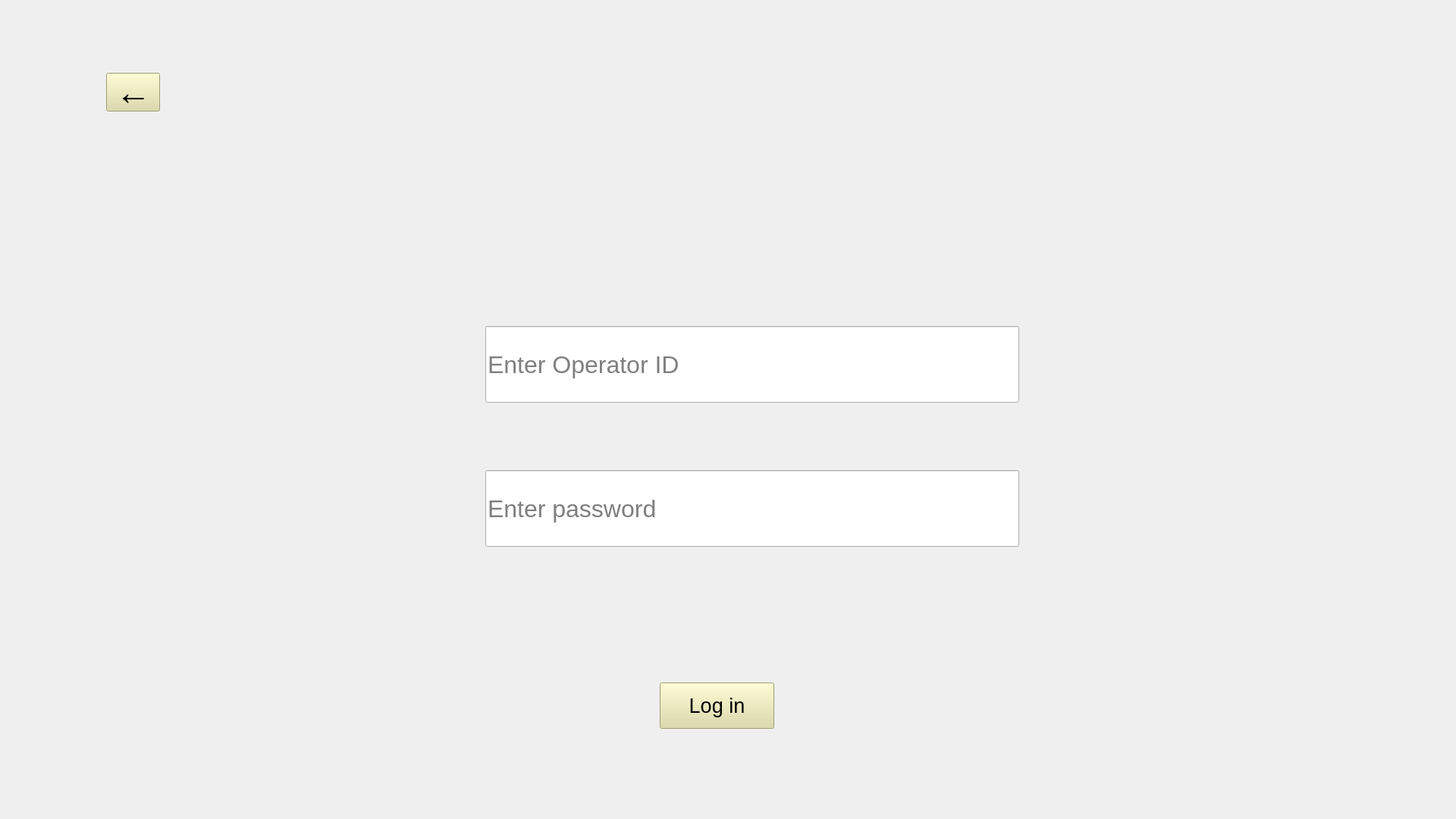
<?xml version="1.0" encoding="UTF-8"?>
<ui version="4.0">
 <class>operator_info</class>
 <widget class="QWidget" name="operator_info">
  <property name="geometry">
   <rect>
    <x>0</x>
    <y>0</y>
    <width>1920</width>
    <height>1080</height>
   </rect>
  </property>
  <property name="sizePolicy">
   <sizepolicy hsizetype="Expanding" vsizetype="Expanding">
    <horstretch>0</horstretch>
    <verstretch>0</verstretch>
   </sizepolicy>
  </property>
  <property name="windowTitle">
   <string>Form</string>
  </property>
  <widget class="QStackedWidget" name="stackedWidget">
   <property name="geometry">
    <rect>
     <x>0</x>
     <y>0</y>
     <width>1920</width>
     <height>1080</height>
    </rect>
   </property>
   <property name="sizePolicy">
    <sizepolicy hsizetype="Expanding" vsizetype="Expanding">
     <horstretch>0</horstretch>
     <verstretch>0</verstretch>
    </sizepolicy>
   </property>
   <widget class="QWidget" name="operator_login_pg">
    <widget class="QLabel" name="label">
     <property name="geometry">
      <rect>
       <x>0</x>
       <y>0</y>
       <width>1920</width>
       <height>1080</height>
      </rect>
     </property>
     <property name="sizePolicy">
      <sizepolicy hsizetype="Expanding" vsizetype="Expanding">
       <horstretch>0</horstretch>
       <verstretch>0</verstretch>
      </sizepolicy>
     </property>
     <property name="text">
      <string/>
     </property>
     <property name="pixmap">
      <pixmap resource="Figma_Resources.qrc">:/new/prefix1/Images/operator login.png</pixmap>
     </property>
     <property name="scaledContents">
      <bool>true</bool>
     </property>
    </widget>
    <widget class="QPushButton" name="login_button">
     <property name="geometry">
      <rect>
       <x>870</x>
       <y>900</y>
       <width>151</width>
       <height>61</height>
      </rect>
     </property>
     <property name="font">
      <font>
       <pointsize>20</pointsize>
      </font>
     </property>
     <property name="styleSheet">
      <string notr="true">background-color: rgb(221, 217, 160);</string>
     </property>
     <property name="text">
      <string>Log in</string>
     </property>
    </widget>
    <widget class="QLineEdit" name="operator_password_input">
     <property name="geometry">
      <rect>
       <x>640</x>
       <y>620</y>
       <width>704</width>
       <height>101</height>
      </rect>
     </property>
     <property name="font">
      <font>
       <pointsize>24</pointsize>
      </font>
     </property>
     <property name="echoMode">
      <enum>QLineEdit::Password</enum>
     </property>
     <property name="placeholderText">
      <string>Enter password</string>
     </property>
    </widget>
    <widget class="QLineEdit" name="operator_id_input">
     <property name="geometry">
      <rect>
       <x>640</x>
       <y>430</y>
       <width>704</width>
       <height>101</height>
      </rect>
     </property>
     <property name="font">
      <font>
       <pointsize>24</pointsize>
      </font>
     </property>
     <property name="placeholderText">
      <string>Enter Operator ID</string>
     </property>
    </widget>
    <widget class="QPushButton" name="back_button">
     <property name="geometry">
      <rect>
       <x>140</x>
       <y>96</y>
       <width>71</width>
       <height>51</height>
      </rect>
     </property>
     <property name="font">
      <font>
       <pointsize>35</pointsize>
       <weight>50</weight>
       <bold>false</bold>
       <stylestrategy>PreferAntialias</stylestrategy>
       <kerning>true</kerning>
      </font>
     </property>
     <property name="styleSheet">
      <string notr="true">background-color: rgb(221, 217, 160);</string>
     </property>
     <property name="text">
      <string>←</string>
     </property>
    </widget>
   </widget>
   <widget class="QWidget" name="operator_2nd_pg">
    <property name="sizePolicy">
     <sizepolicy hsizetype="Expanding" vsizetype="Expanding">
      <horstretch>0</horstretch>
      <verstretch>0</verstretch>
     </sizepolicy>
    </property>
    <widget class="QLabel" name="label_2">
     <property name="geometry">
      <rect>
       <x>0</x>
       <y>0</y>
       <width>1920</width>
       <height>1080</height>
      </rect>
     </property>
     <property name="sizePolicy">
      <sizepolicy hsizetype="Expanding" vsizetype="Expanding">
       <horstretch>0</horstretch>
       <verstretch>0</verstretch>
      </sizepolicy>
     </property>
     <property name="text">
      <string/>
     </property>
     <property name="pixmap">
      <pixmap resource="Figma_Resources.qrc">:/new/prefix1/Images/operator 2nd pg.png</pixmap>
     </property>
     <property name="scaledContents">
      <bool>true</bool>
     </property>
    </widget>
    <widget class="QPushButton" name="logout_button">
     <property name="geometry">
      <rect>
       <x>900</x>
       <y>920</y>
       <width>151</width>
       <height>61</height>
      </rect>
     </property>
     <property name="font">
      <font>
       <pointsize>20</pointsize>
      </font>
     </property>
     <property name="styleSheet">
      <string notr="true">background-color: rgb(221, 217, 160);</string>
     </property>
     <property name="text">
      <string>Log out</string>
     </property>
    </widget>
    <widget class="QPushButton" name="loaded_shipments_button">
     <property name="geometry">
      <rect>
       <x>570</x>
       <y>328</y>
       <width>877</width>
       <height>111</height>
      </rect>
     </property>
     <property name="font">
      <font>
       <family>Monotype Corsiva</family>
       <pointsize>35</pointsize>
       <weight>50</weight>
       <italic>true</italic>
       <bold>false</bold>
       <stylestrategy>PreferAntialias</stylestrategy>
       <kerning>true</kerning>
      </font>
     </property>
     <property name="styleSheet">
      <string notr="true">background-color: rgb(236, 156, 255);
color: purple;</string>
     </property>
     <property name="text">
      <string>Shipment Loading / Unloading</string>
     </property>
    </widget>
    <widget class="QPushButton" name="view_shipment_status">
     <property name="geometry">
      <rect>
       <x>575</x>
       <y>478</y>
       <width>871</width>
       <height>111</height>
      </rect>
     </property>
     <property name="font">
      <font>
       <family>Monotype Corsiva</family>
       <pointsize>35</pointsize>
       <weight>50</weight>
       <italic>true</italic>
       <bold>false</bold>
       <stylestrategy>PreferAntialias</stylestrategy>
       <kerning>true</kerning>
      </font>
     </property>
     <property name="styleSheet">
      <string notr="true">background-color: rgb(236, 156, 255);
color: purple;</string>
     </property>
     <property name="text">
      <string>View Shipment Status</string>
     </property>
    </widget>
    <widget class="QPushButton" name="back_button_3">
     <property name="geometry">
      <rect>
       <x>151</x>
       <y>71</y>
       <width>71</width>
       <height>51</height>
      </rect>
     </property>
     <property name="font">
      <font>
       <pointsize>35</pointsize>
       <weight>50</weight>
       <bold>false</bold>
       <stylestrategy>PreferAntialias</stylestrategy>
       <kerning>true</kerning>
      </font>
     </property>
     <property name="styleSheet">
      <string notr="true">background-color: rgb(221, 217, 160);</string>
     </property>
     <property name="text">
      <string>←</string>
     </property>
    </widget>
    <widget class="QPushButton" name="update_cargo_status_button">
     <property name="geometry">
      <rect>
       <x>580</x>
       <y>630</y>
       <width>866</width>
       <height>111</height>
      </rect>
     </property>
     <property name="font">
      <font>
       <family>Monotype Corsiva</family>
       <pointsize>35</pointsize>
       <weight>50</weight>
       <italic>true</italic>
       <bold>false</bold>
       <stylestrategy>PreferAntialias</stylestrategy>
       <kerning>true</kerning>
      </font>
     </property>
     <property name="styleSheet">
      <string notr="true">background-color: rgb(236, 156, 255);
color: purple;</string>
     </property>
     <property name="text">
      <string>Update Cargo Status</string>
     </property>
    </widget>
    <widget class="QPushButton" name="review_feedback_button">
     <property name="geometry">
      <rect>
       <x>580</x>
       <y>775</y>
       <width>866</width>
       <height>111</height>
      </rect>
     </property>
     <property name="font">
      <font>
       <family>Monotype Corsiva</family>
       <pointsize>35</pointsize>
       <weight>50</weight>
       <italic>true</italic>
       <bold>false</bold>
       <stylestrategy>PreferAntialias</stylestrategy>
       <kerning>true</kerning>
      </font>
     </property>
     <property name="styleSheet">
      <string notr="true">background-color: rgb(236, 156, 255);
color: purple;</string>
     </property>
     <property name="text">
      <string>Review Feedback</string>
     </property>
    </widget>
   </widget>
   <widget class="QWidget" name="loaded_shipment_page">
    <property name="sizePolicy">
     <sizepolicy hsizetype="Expanding" vsizetype="Expanding">
      <horstretch>0</horstretch>
      <verstretch>0</verstretch>
     </sizepolicy>
    </property>
    <widget class="QLabel" name="label_3">
     <property name="geometry">
      <rect>
       <x>0</x>
       <y>0</y>
       <width>1920</width>
       <height>1080</height>
      </rect>
     </property>
     <property name="sizePolicy">
      <sizepolicy hsizetype="Expanding" vsizetype="Expanding">
       <horstretch>0</horstretch>
       <verstretch>0</verstretch>
      </sizepolicy>
     </property>
     <property name="text">
      <string/>
     </property>
     <property name="pixmap">
      <pixmap resource="Figma_Resources.qrc">:/new/prefix1/Images/operator info 3rd pg.png</pixmap>
     </property>
     <property name="scaledContents">
      <bool>true</bool>
     </property>
    </widget>
    <widget class="QLineEdit" name="ship_name_input">
     <property name="geometry">
      <rect>
       <x>660</x>
       <y>342</y>
       <width>665</width>
       <height>91</height>
      </rect>
     </property>
     <property name="font">
      <font>
       <pointsize>24</pointsize>
      </font>
     </property>
     <property name="alignment">
      <set>Qt::AlignLeading|Qt::AlignLeft|Qt::AlignVCenter</set>
     </property>
     <property name="placeholderText">
      <string>Enter ship name</string>
     </property>
    </widget>
    <widget class="QLineEdit" name="ship_no_input">
     <property name="geometry">
      <rect>
       <x>660</x>
       <y>469</y>
       <width>665</width>
       <height>91</height>
      </rect>
     </property>
     <property name="font">
      <font>
       <pointsize>24</pointsize>
      </font>
     </property>
     <property name="alignment">
      <set>Qt::AlignLeading|Qt::AlignLeft|Qt::AlignVCenter</set>
     </property>
     <property name="placeholderText">
      <string>Enter ship no.</string>
     </property>
    </widget>
    <widget class="QLineEdit" name="cargo_type_input">
     <property name="geometry">
      <rect>
       <x>660</x>
       <y>595</y>
       <width>665</width>
       <height>91</height>
      </rect>
     </property>
     <property name="font">
      <font>
       <pointsize>24</pointsize>
      </font>
     </property>
     <property name="alignment">
      <set>Qt::AlignLeading|Qt::AlignLeft|Qt::AlignVCenter</set>
     </property>
     <property name="placeholderText">
      <string>Enter cargo type</string>
     </property>
    </widget>
    <widget class="QPushButton" name="enter_button">
     <property name="geometry">
      <rect>
       <x>920</x>
       <y>930</y>
       <width>151</width>
       <height>61</height>
      </rect>
     </property>
     <property name="font">
      <font>
       <pointsize>20</pointsize>
      </font>
     </property>
     <property name="styleSheet">
      <string notr="true">background-color: rgb(221, 217, 160);</string>
     </property>
     <property name="text">
      <string>Enter</string>
     </property>
    </widget>
    <widget class="QTimeEdit" name="time_input">
     <property name="geometry">
      <rect>
       <x>660</x>
       <y>724</y>
       <width>665</width>
       <height>91</height>
      </rect>
     </property>
     <property name="font">
      <font>
       <pointsize>24</pointsize>
      </font>
     </property>
     <property name="displayFormat">
      <string>h:mm AP</string>
     </property>
    </widget>
    <widget class="QComboBox" name="comboBox">
     <property name="geometry">
      <rect>
       <x>1483</x>
       <y>469</y>
       <width>311</width>
       <height>91</height>
      </rect>
     </property>
     <property name="font">
      <font>
       <pointsize>24</pointsize>
      </font>
     </property>
    </widget>
    <widget class="QPushButton" name="back_button_4">
     <property name="geometry">
      <rect>
       <x>151</x>
       <y>71</y>
       <width>71</width>
       <height>51</height>
      </rect>
     </property>
     <property name="font">
      <font>
       <pointsize>35</pointsize>
       <weight>50</weight>
       <bold>false</bold>
       <stylestrategy>PreferAntialias</stylestrategy>
       <kerning>true</kerning>
      </font>
     </property>
     <property name="styleSheet">
      <string notr="true">background-color: rgb(221, 217, 160);</string>
     </property>
     <property name="text">
      <string>←</string>
     </property>
    </widget>
   </widget>
   <widget class="QWidget" name="view_shipment_status_page">
    <property name="sizePolicy">
     <sizepolicy hsizetype="Expanding" vsizetype="Expanding">
      <horstretch>0</horstretch>
      <verstretch>0</verstretch>
     </sizepolicy>
    </property>
    <widget class="QLabel" name="label_4">
     <property name="geometry">
      <rect>
       <x>0</x>
       <y>0</y>
       <width>1920</width>
       <height>1080</height>
      </rect>
     </property>
     <property name="sizePolicy">
      <sizepolicy hsizetype="Expanding" vsizetype="Expanding">
       <horstretch>0</horstretch>
       <verstretch>0</verstretch>
      </sizepolicy>
     </property>
     <property name="text">
      <string/>
     </property>
     <property name="pixmap">
      <pixmap resource="Figma_Resources.qrc">:/new/prefix1/Images/operator info 4th pg.png</pixmap>
     </property>
     <property name="scaledContents">
      <bool>true</bool>
     </property>
    </widget>
    <widget class="QPushButton" name="back_button_2">
     <property name="geometry">
      <rect>
       <x>141</x>
       <y>91</y>
       <width>71</width>
       <height>51</height>
      </rect>
     </property>
     <property name="font">
      <font>
       <pointsize>35</pointsize>
       <weight>50</weight>
       <bold>false</bold>
       <stylestrategy>PreferAntialias</stylestrategy>
       <kerning>true</kerning>
      </font>
     </property>
     <property name="styleSheet">
      <string notr="true">background-color: rgb(221, 217, 160);</string>
     </property>
     <property name="text">
      <string>←</string>
     </property>
    </widget>
    <widget class="QPushButton" name="refresh_button">
     <property name="geometry">
      <rect>
       <x>450</x>
       <y>875</y>
       <width>181</width>
       <height>51</height>
      </rect>
     </property>
     <property name="font">
      <font>
       <pointsize>24</pointsize>
       <weight>50</weight>
       <bold>false</bold>
       <stylestrategy>PreferAntialias</stylestrategy>
       <kerning>true</kerning>
      </font>
     </property>
     <property name="styleSheet">
      <string notr="true">background-color: rgb(236, 156, 255);
color: purple;</string>
     </property>
     <property name="text">
      <string>Refresh</string>
     </property>
    </widget>
    <widget class="QTableView" name="tableView_ship">
     <property name="geometry">
      <rect>
       <x>190</x>
       <y>310</y>
       <width>681</width>
       <height>531</height>
      </rect>
     </property>
    </widget>
    <widget class="QComboBox" name="comboBox_2">
     <property name="geometry">
      <rect>
       <x>1297</x>
       <y>483</y>
       <width>401</width>
       <height>91</height>
      </rect>
     </property>
     <property name="font">
      <font>
       <pointsize>24</pointsize>
      </font>
     </property>
    </widget>
   </widget>
   <widget class="QWidget" name="update_cargo_status_pg">
    <widget class="QLabel" name="label_9">
     <property name="geometry">
      <rect>
       <x>0</x>
       <y>0</y>
       <width>1920</width>
       <height>1080</height>
      </rect>
     </property>
     <property name="sizePolicy">
      <sizepolicy hsizetype="Expanding" vsizetype="Expanding">
       <horstretch>0</horstretch>
       <verstretch>0</verstretch>
      </sizepolicy>
     </property>
     <property name="text">
      <string/>
     </property>
     <property name="pixmap">
      <pixmap resource="Figma_Resources.qrc">:/new/prefix1/Images/operator info 5th pg.png</pixmap>
     </property>
     <property name="scaledContents">
      <bool>true</bool>
     </property>
    </widget>
    <widget class="QPushButton" name="back_button_9">
     <property name="geometry">
      <rect>
       <x>140</x>
       <y>90</y>
       <width>71</width>
       <height>51</height>
      </rect>
     </property>
     <property name="font">
      <font>
       <pointsize>35</pointsize>
       <weight>50</weight>
       <bold>false</bold>
       <stylestrategy>PreferAntialias</stylestrategy>
       <kerning>true</kerning>
      </font>
     </property>
     <property name="styleSheet">
      <string notr="true">background-color: rgb(221, 217, 160);</string>
     </property>
     <property name="text">
      <string>←</string>
     </property>
    </widget>
    <widget class="QTableView" name="tableView_track">
     <property name="geometry">
      <rect>
       <x>200</x>
       <y>320</y>
       <width>681</width>
       <height>531</height>
      </rect>
     </property>
    </widget>
    <widget class="QPushButton" name="refresh_button_3">
     <property name="geometry">
      <rect>
       <x>450</x>
       <y>870</y>
       <width>181</width>
       <height>51</height>
      </rect>
     </property>
     <property name="font">
      <font>
       <pointsize>24</pointsize>
       <weight>50</weight>
       <bold>false</bold>
       <stylestrategy>PreferAntialias</stylestrategy>
       <kerning>true</kerning>
      </font>
     </property>
     <property name="styleSheet">
      <string notr="true">background-color: rgb(236, 156, 255);
color: purple;</string>
     </property>
     <property name="text">
      <string>Refresh</string>
     </property>
    </widget>
    <widget class="QComboBox" name="update_status_box">
     <property name="geometry">
      <rect>
       <x>1236</x>
       <y>582</y>
       <width>461</width>
       <height>91</height>
      </rect>
     </property>
     <property name="font">
      <font>
       <pointsize>24</pointsize>
      </font>
     </property>
    </widget>
    <widget class="QLabel" name="label_10">
     <property name="geometry">
      <rect>
       <x>1240</x>
       <y>520</y>
       <width>331</width>
       <height>51</height>
      </rect>
     </property>
     <property name="font">
      <font>
       <pointsize>24</pointsize>
      </font>
     </property>
     <property name="text">
      <string>Update Status:</string>
     </property>
    </widget>
    <widget class="QLabel" name="label_11">
     <property name="geometry">
      <rect>
       <x>1230</x>
       <y>350</y>
       <width>401</width>
       <height>91</height>
      </rect>
     </property>
     <property name="font">
      <font>
       <pointsize>24</pointsize>
      </font>
     </property>
     <property name="text">
      <string>Cargo Code:</string>
     </property>
    </widget>
    <widget class="QPushButton" name="update_button">
     <property name="geometry">
      <rect>
       <x>1370</x>
       <y>710</y>
       <width>201</width>
       <height>61</height>
      </rect>
     </property>
     <property name="font">
      <font>
       <pointsize>24</pointsize>
      </font>
     </property>
     <property name="text">
      <string>Update</string>
     </property>
    </widget>
    <widget class="QLineEdit" name="code_update">
     <property name="geometry">
      <rect>
       <x>1230</x>
       <y>430</y>
       <width>461</width>
       <height>91</height>
      </rect>
     </property>
     <property name="font">
      <font>
       <pointsize>24</pointsize>
      </font>
     </property>
    </widget>
   </widget>
   <widget class="QWidget" name="feed_sug_update_6th_pg">
    <widget class="QLabel" name="label_12">
     <property name="geometry">
      <rect>
       <x>0</x>
       <y>0</y>
       <width>1920</width>
       <height>1080</height>
      </rect>
     </property>
     <property name="sizePolicy">
      <sizepolicy hsizetype="Expanding" vsizetype="Expanding">
       <horstretch>0</horstretch>
       <verstretch>0</verstretch>
      </sizepolicy>
     </property>
     <property name="text">
      <string/>
     </property>
     <property name="pixmap">
      <pixmap resource="Figma_Resources.qrc">:/new/prefix1/Images/operator info 6th pg.png</pixmap>
     </property>
     <property name="scaledContents">
      <bool>true</bool>
     </property>
    </widget>
    <widget class="QPushButton" name="back_button_10">
     <property name="geometry">
      <rect>
       <x>150</x>
       <y>90</y>
       <width>71</width>
       <height>51</height>
      </rect>
     </property>
     <property name="font">
      <font>
       <pointsize>35</pointsize>
       <weight>50</weight>
       <bold>false</bold>
       <stylestrategy>PreferAntialias</stylestrategy>
       <kerning>true</kerning>
      </font>
     </property>
     <property name="styleSheet">
      <string notr="true">background-color: rgb(221, 217, 160);</string>
     </property>
     <property name="text">
      <string>←</string>
     </property>
    </widget>
    <widget class="QLineEdit" name="feed_id_input">
     <property name="geometry">
      <rect>
       <x>610</x>
       <y>320</y>
       <width>281</width>
       <height>61</height>
      </rect>
     </property>
     <property name="font">
      <font>
       <pointsize>14</pointsize>
      </font>
     </property>
    </widget>
    <widget class="QPushButton" name="solve_button_1">
     <property name="geometry">
      <rect>
       <x>620</x>
       <y>410</y>
       <width>191</width>
       <height>41</height>
      </rect>
     </property>
     <property name="font">
      <font>
       <pointsize>14</pointsize>
      </font>
     </property>
     <property name="text">
      <string>Solve</string>
     </property>
    </widget>
    <widget class="QLabel" name="label_14">
     <property name="geometry">
      <rect>
       <x>620</x>
       <y>280</y>
       <width>271</width>
       <height>31</height>
      </rect>
     </property>
     <property name="font">
      <font>
       <pointsize>14</pointsize>
      </font>
     </property>
     <property name="text">
      <string>Sl. No:</string>
     </property>
     <property name="scaledContents">
      <bool>false</bool>
     </property>
    </widget>
    <widget class="QLabel" name="label_16">
     <property name="geometry">
      <rect>
       <x>1540</x>
       <y>270</y>
       <width>401</width>
       <height>31</height>
      </rect>
     </property>
     <property name="font">
      <font>
       <pointsize>14</pointsize>
      </font>
     </property>
     <property name="text">
      <string>Sl. no:</string>
     </property>
     <property name="scaledContents">
      <bool>false</bool>
     </property>
    </widget>
    <widget class="QPushButton" name="solve_button_2">
     <property name="geometry">
      <rect>
       <x>1530</x>
       <y>400</y>
       <width>191</width>
       <height>41</height>
      </rect>
     </property>
     <property name="font">
      <font>
       <pointsize>14</pointsize>
      </font>
     </property>
     <property name="text">
      <string>Solve</string>
     </property>
    </widget>
    <widget class="QLineEdit" name="sug_id_input">
     <property name="geometry">
      <rect>
       <x>1530</x>
       <y>310</y>
       <width>281</width>
       <height>61</height>
      </rect>
     </property>
     <property name="font">
      <font>
       <pointsize>14</pointsize>
      </font>
     </property>
    </widget>
    <widget class="QLabel" name="label_5">
     <property name="geometry">
      <rect>
       <x>16</x>
       <y>269</y>
       <width>561</width>
       <height>81</height>
      </rect>
     </property>
     <property name="font">
      <font>
       <pointsize>20</pointsize>
      </font>
     </property>
     <property name="text">
      <string>Shipping Company Feedback</string>
     </property>
     <property name="alignment">
      <set>Qt::AlignCenter</set>
     </property>
    </widget>
    <widget class="QLabel" name="label_6">
     <property name="geometry">
      <rect>
       <x>1060</x>
       <y>270</y>
       <width>441</width>
       <height>81</height>
      </rect>
     </property>
     <property name="font">
      <font>
       <pointsize>20</pointsize>
      </font>
     </property>
     <property name="text">
      <string>Guest Suggestion</string>
     </property>
     <property name="alignment">
      <set>Qt::AlignCenter</set>
     </property>
    </widget>
    <widget class="QTableView" name="tableView_suggestion">
     <property name="geometry">
      <rect>
       <x>1120</x>
       <y>360</y>
       <width>361</width>
       <height>441</height>
      </rect>
     </property>
    </widget>
    <widget class="QTableView" name="tableView_feedback">
     <property name="geometry">
      <rect>
       <x>130</x>
       <y>360</y>
       <width>361</width>
       <height>441</height>
      </rect>
     </property>
    </widget>
    <widget class="QPushButton" name="refresh_button_5">
     <property name="geometry">
      <rect>
       <x>1180</x>
       <y>830</y>
       <width>181</width>
       <height>41</height>
      </rect>
     </property>
     <property name="font">
      <font>
       <pointsize>18</pointsize>
       <weight>50</weight>
       <bold>false</bold>
       <stylestrategy>PreferAntialias</stylestrategy>
       <kerning>true</kerning>
      </font>
     </property>
     <property name="styleSheet">
      <string notr="true">background-color: rgb(236, 156, 255);
color: purple;</string>
     </property>
     <property name="text">
      <string>Refresh</string>
     </property>
    </widget>
    <widget class="QPushButton" name="refresh_button_4">
     <property name="geometry">
      <rect>
       <x>220</x>
       <y>830</y>
       <width>181</width>
       <height>41</height>
      </rect>
     </property>
     <property name="font">
      <font>
       <pointsize>18</pointsize>
       <weight>50</weight>
       <bold>false</bold>
       <stylestrategy>PreferAntialias</stylestrategy>
       <kerning>true</kerning>
      </font>
     </property>
     <property name="styleSheet">
      <string notr="true">background-color: rgb(236, 156, 255);
color: purple;</string>
     </property>
     <property name="text">
      <string>Refresh</string>
     </property>
    </widget>
   </widget>
  </widget>
 </widget>
 <resources>
  <include location="Figma_Resources.qrc"/>
 </resources>
 <connections/>
</ui>
